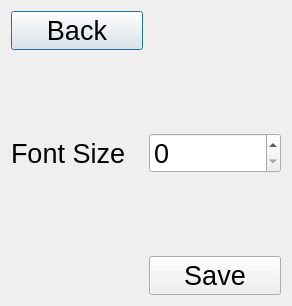
<?xml version="1.0" encoding="UTF-8"?>
<ui version="4.0">
 <class>Settings</class>
 <widget class="QDialog" name="Settings">
  <property name="geometry">
   <rect>
    <x>0</x>
    <y>0</y>
    <width>292</width>
    <height>306</height>
   </rect>
  </property>
  <property name="font">
   <font>
    <pointsize>20</pointsize>
   </font>
  </property>
  <property name="windowTitle">
   <string>Dialog</string>
  </property>
  <layout class="QGridLayout" name="gridLayout">
   <item row="0" column="0">
    <widget class="QPushButton" name="backButton">
     <property name="text">
      <string>Back</string>
     </property>
    </widget>
   </item>
   <item row="3" column="1">
    <spacer name="verticalSpacer_2">
     <property name="orientation">
      <enum>Qt::Vertical</enum>
     </property>
     <property name="sizeHint" stdset="0">
      <size>
       <width>20</width>
       <height>40</height>
      </size>
     </property>
    </spacer>
   </item>
   <item row="4" column="1">
    <widget class="QPushButton" name="saveButton">
     <property name="text">
      <string>Save</string>
     </property>
    </widget>
   </item>
   <item row="2" column="0" colspan="2">
    <layout class="QHBoxLayout" name="horizontalLayout">
     <item>
      <widget class="QLabel" name="fontSizeLabel">
       <property name="text">
        <string>Font Size</string>
       </property>
      </widget>
     </item>
     <item>
      <widget class="QSpinBox" name="fontSizeSpinBox"/>
     </item>
    </layout>
   </item>
   <item row="1" column="0">
    <spacer name="verticalSpacer">
     <property name="orientation">
      <enum>Qt::Vertical</enum>
     </property>
     <property name="sizeHint" stdset="0">
      <size>
       <width>20</width>
       <height>40</height>
      </size>
     </property>
    </spacer>
   </item>
  </layout>
 </widget>
 <resources/>
 <connections/>
</ui>
